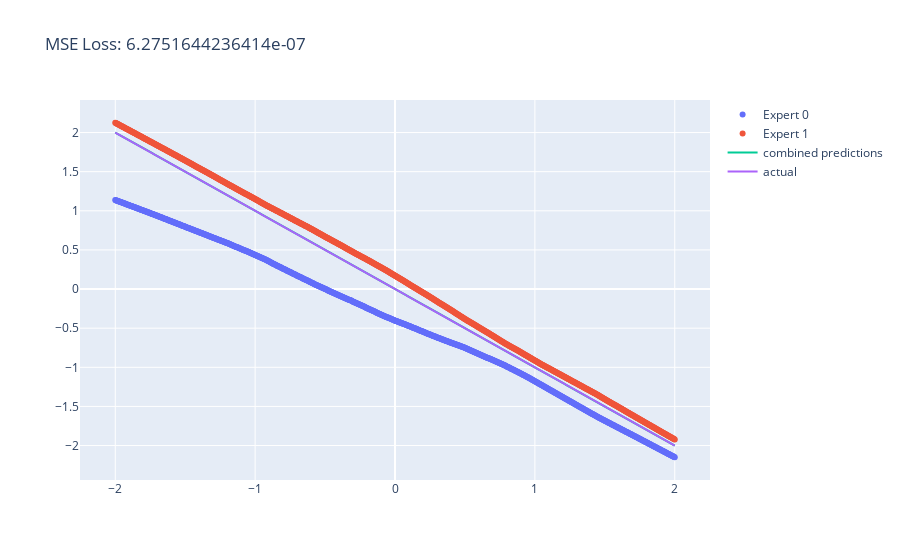

Notebook cell for this chart:
### Code cell
# Prediction
agent.validate(x, y)

### Figure 1 — Plotly figure (JSON) as saved in the notebook; plotly's stock layout.template omitted (floating-point values rounded to 4 significant figures; data arrays with more than 128 entries replaced by an {"elided": "..."} marker saying what was removed)
{"data": [{"mode": "markers", "name": "Expert 0", "type": "scatter", "x": {"elided": "1000 float values"}, "y": {"elided": "1000 float values"}}, {"mode": "markers", "name": "Expert 1", "type": "scatter", "x": {"elided": "1000 float values"}, "y": {"elided": "1000 float values"}}, {"name": "combined predictions", "type": "scatter", "x": {"elided": "1000 float values"}, "y": {"elided": "1000 float values"}}, {"mode": "lines", "name": "actual", "type": "scatter", "x": {"elided": "1000 float values"}, "y": {"elided": "1000 float values"}}], "layout": {"title": {"text": "MSE Loss: 6.2751644236414e-07"}}}
